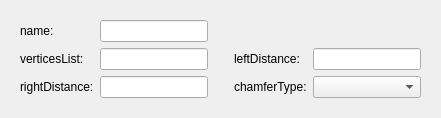
   <widget class="QWidget" name="page_33">
    <layout class="QVBoxLayout" name="verticalLayout_23">
     <item>
      <widget class="QWidget" name="widget_30" native="true">
       <layout class="QGridLayout" name="gridLayout_31">
        <item row="1" column="3">
         <widget class="QLabel" name="label_215">
          <property name="text">
           <string>leftDistance:</string>
          </property>
         </widget>
        </item>
        <item row="1" column="2">
         <spacer name="horizontalSpacer_118">
          <property name="orientation">
           <enum>Qt::Horizontal</enum>
          </property>
          <property name="sizeType">
           <enum>QSizePolicy::Fixed</enum>
          </property>
          <property name="sizeHint" stdset="0">
           <size>
            <width>20</width>
            <height>20</height>
           </size>
          </property>
         </spacer>
        </item>
        <item row="2" column="3">
         <widget class="QLabel" name="label_203">
          <property name="text">
           <string>chamferType:</string>
          </property>
         </widget>
        </item>
        <item row="0" column="0">
         <widget class="QLabel" name="label_211">
          <property name="text">
           <string>name:</string>
          </property>
         </widget>
        </item>
        <item row="0" column="1">
         <widget class="QLineEdit" name="lineEdit_203"/>
        </item>
        <item row="1" column="0">
         <widget class="QLabel" name="label_217">
          <property name="text">
           <string>verticesList:</string>
          </property>
         </widget>
        </item>
        <item row="2" column="4">
         <widget class="QComboBox" name="comboBox_10"/>
        </item>
        <item row="2" column="2">
         <spacer name="horizontalSpacer_115">
          <property name="orientation">
           <enum>Qt::Horizontal</enum>
          </property>
          <property name="sizeType">
           <enum>QSizePolicy::Fixed</enum>
          </property>
          <property name="sizeHint" stdset="0">
           <size>
            <width>20</width>
            <height>20</height>
           </size>
          </property>
         </spacer>
        </item>
        <item row="1" column="1">
         <widget class="QLineEdit" name="lineEdit_33"/>
        </item>
        <item row="2" column="0">
         <widget class="QLabel" name="label_218">
          <property name="text">
           <string>rightDistance:</string>
          </property>
         </widget>
        </item>
        <item row="2" column="1">
         <widget class="QLineEdit" name="lineEdit_204"/>
        </item>
        <item row="1" column="4">
         <widget class="QLineEdit" name="lineEdit_201"/>
        </item>
       </layout>
      </widget>
     </item>
    </layout>
   </widget>
